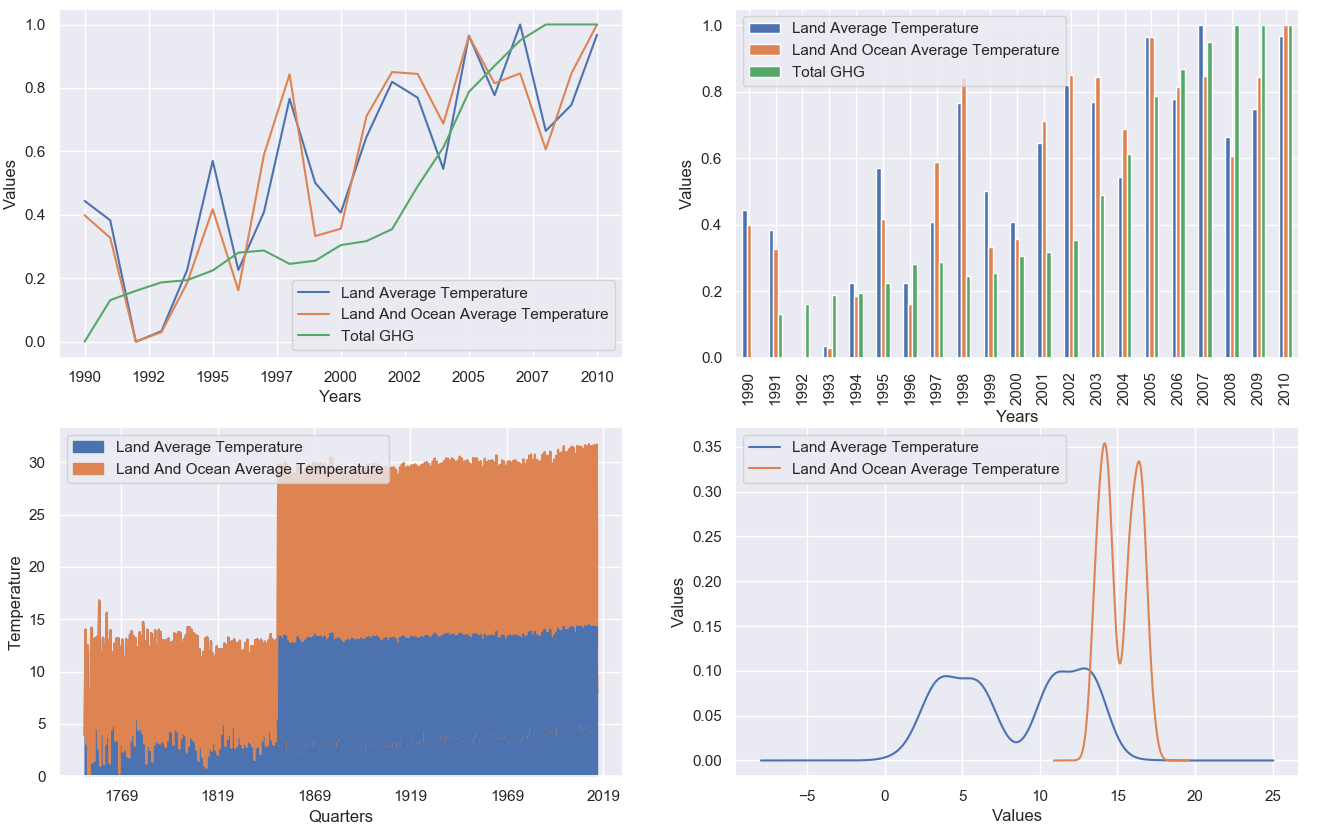

Source code (Python):
import pandas as pd
import matplotlib.pyplot as plt
import seaborn as sns


def climate_plot():
    data1 = pd.read_excel('ClimateChange.xlsx')
    data2 = pd.read_excel('GlobalTemperature.xlsx')
    i = [
        'EN.ATM.CO2E.KT', 'EN.ATM.METH.KT.CE',
        'EN.ATM.NOXE.KT.CE', 'EN.ATM.GHGO.KT.CE', 'EN.CLC.GHGR.MT.CE']
    ghg = data1[data1['Series code'].isin(
        i)].iloc[:, 6: -1].replace('..', pd.np.nan)
    ghg = ghg.fillna(method='ffill', axis=1).fillna(method='bfill', axis=1)
    ghg = pd.DataFrame(ghg.sum().values, index=pd.period_range(
        '1990', '2010', freq='A'), columns=['Total GHG'])
    ghg = (ghg - ghg.min()) / (ghg.max() - ghg.min())
    temp = data2[['Land Average Temperature',
                  'Land And Ocean Average Temperature']].set_index(
        pd.to_datetime(data2['Date']))
    temp1 = temp['1990': '2010'].resample('A').mean().set_index(ghg.index)
    temp1 = (temp1 - temp1.min()) / (temp1.max() - temp1.min())
    #ghg_temp = temp1.join(ghg)
    ghg_temp = pd.concat([temp1, ghg], axis=1)
    ghg_temp.set_index(pd.Series([str(i)
                                  for i in range(1990, 2011)]), inplace=True)
    temp2 = temp.resample('Q').mean()

    sns.set()
    fig = plt.figure()
    ax1 = fig.add_subplot(2, 2, 1)
    ghg_temp.plot(ax=ax1)
    ax1.set_xlabel('Years')
    ax1.set_ylabel('Values')
    labels = ['1990', '1992', '1995', '1997',
             '2000', '2002', '2005', '2007', '2010']
    ticks = [0, 2.5, 5, 7.5, 10, 12.5, 15, 17.5, 20]
    ax1.set_xticks(ticks)
    ax1.set_xticklabels(labels)
    plt.legend(loc='lower right')
    ax2 = fig.add_subplot(2, 2, 2)
    ghg_temp.plot.bar(ax=ax2)
    ax2.set_xlabel('Years')
    ax2.set_ylabel('Values')
    ax3 = fig.add_subplot(2, 2, 3)
    temp2.plot.area(ax=ax3)
    ax3.set_xlabel('Quarters')
    ax3.set_ylabel('Temperature')
    ax4 = fig.add_subplot(2, 2, 4)
    temp2.plot.kde(ax=ax4)
    ax4.set_xlabel('Values')
    ax4.set_ylabel('Values')
    plt.show()
    return fig


if __name__ == '__main__':
    climate_plot()
